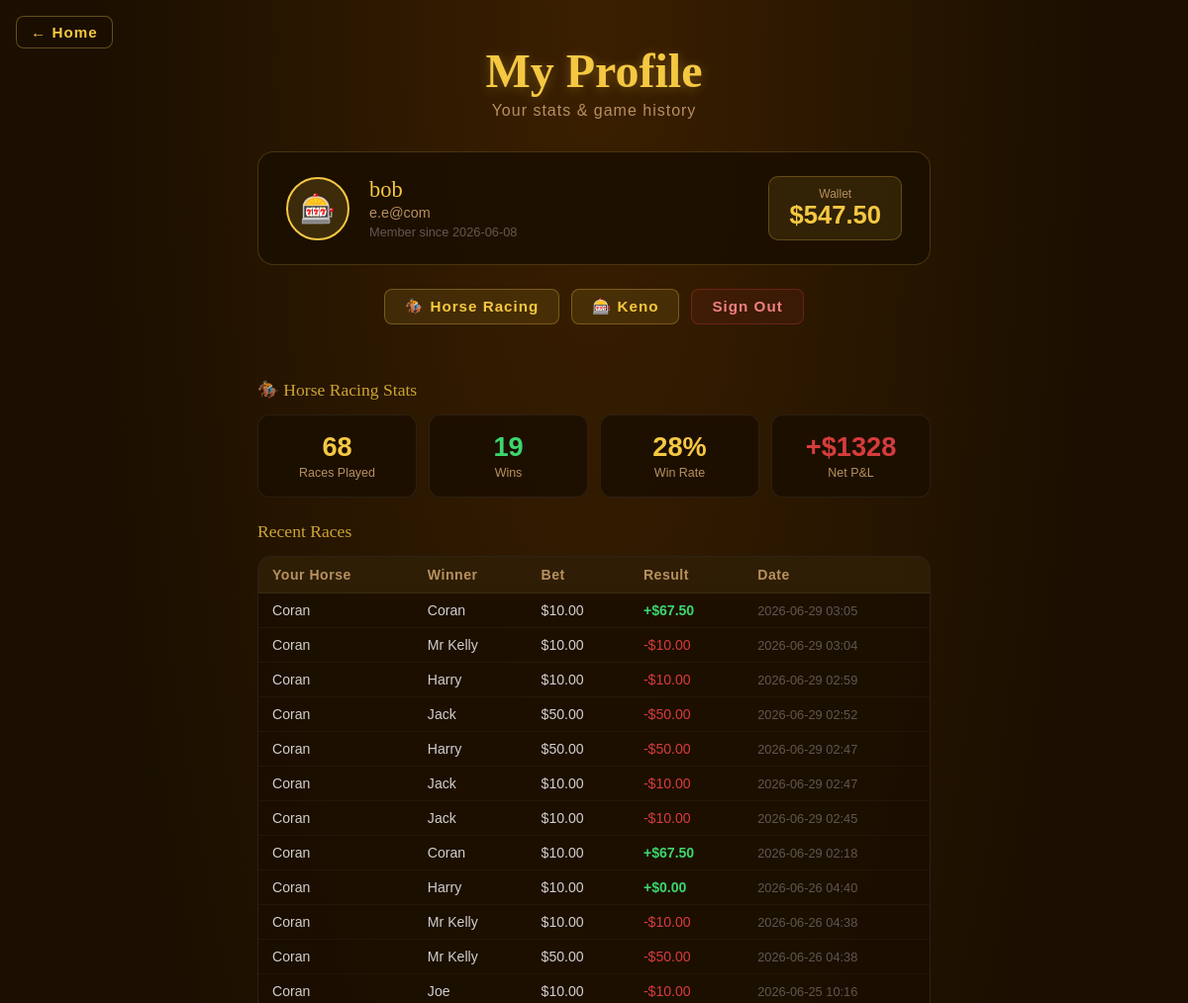
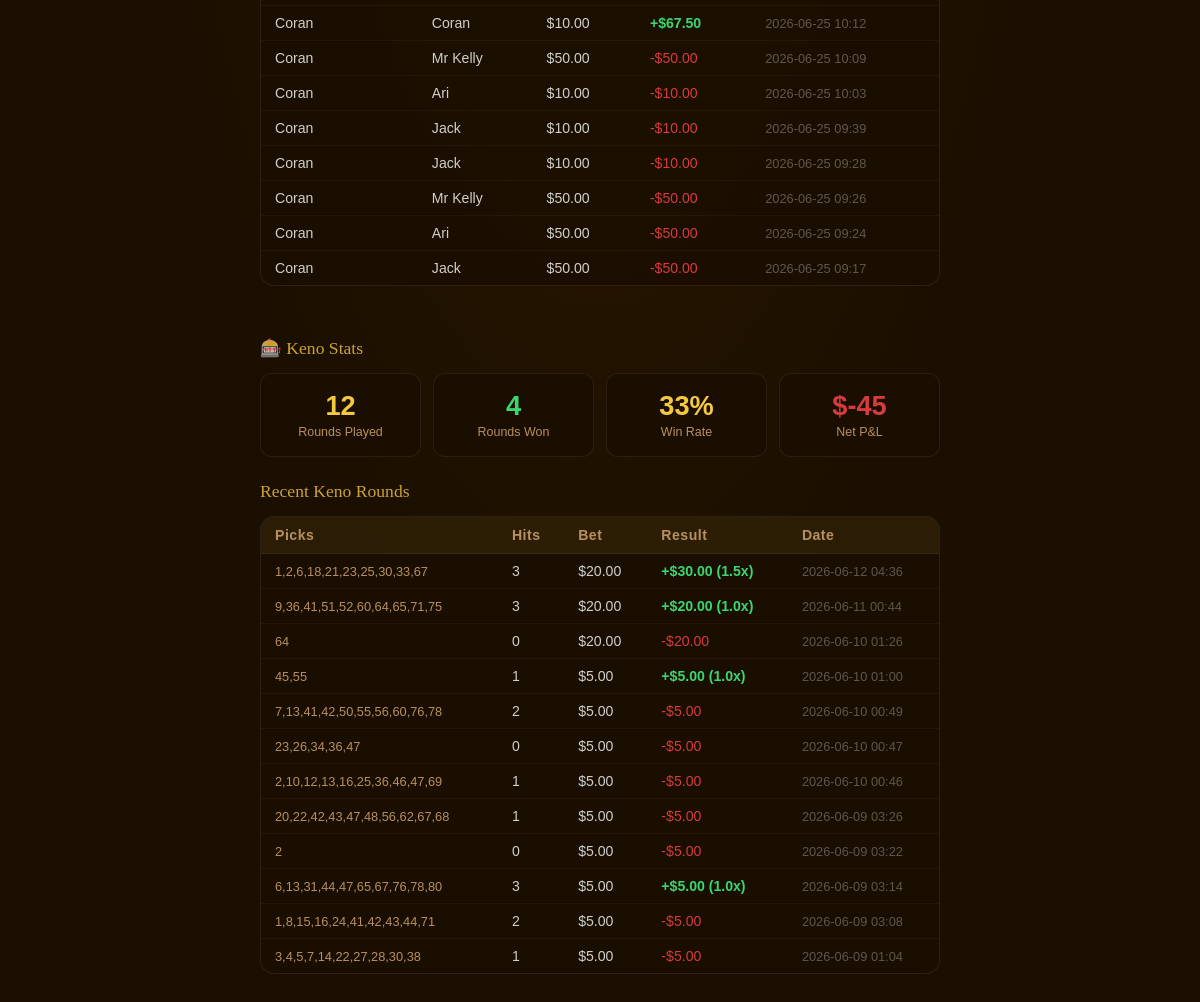
Screenshot of /profile (signed in) with the database file from the repository (2 pictures, top to bottom).
### tables this page shows
CREATE TABLE users (
            id            INTEGER PRIMARY KEY AUTOINCREMENT,
            username      TEXT    NOT NULL UNIQUE,
            email         TEXT    NOT NULL UNIQUE,
            password_hash TEXT    NOT NULL,
            wallet        REAL    NOT NULL DEFAULT 1000.0,
            total_wagered REAL    NOT NULL DEFAULT 0.0,
            total_won     REAL    NOT NULL DEFAULT 0.0,
            race_wins     INTEGER NOT NULL DEFAULT 0,
            race_plays    INTEGER NOT NULL DEFAULT 0,
            keno_wins     INTEGER NOT NULL DEFAULT 0,
            keno_plays    INTEGER NOT NULL DEFAULT 0,
            win_streak    INTEGER NOT NULL DEFAULT 0,
            best_streak   INTEGER NOT NULL DEFAULT 0,
            created_at    TEXT    NOT NULL
        );

CREATE TABLE race_history (
            id            INTEGER PRIMARY KEY AUTOINCREMENT,
            user_id       INTEGER NOT NULL REFERENCES users(id),
            horse_id      INTEGER NOT NULL,
            horse_name    TEXT    NOT NULL,
            bet           REAL    NOT NULL,
            won           INTEGER NOT NULL,
            payout        REAL    NOT NULL,
            winner_name   TEXT    NOT NULL,
            winner_place  INTEGER NOT NULL DEFAULT 1,
            mode          TEXT    NOT NULL DEFAULT 'classic',
            weather       TEXT,
            powers_used   TEXT,
            power_cost    REAL    NOT NULL DEFAULT 0,
            place_finished INTEGER NOT NULL DEFAULT 6,
            played_at     TEXT    NOT NULL
        );

CREATE TABLE keno_history (
            id         INTEGER PRIMARY KEY AUTOINCREMENT,
            user_id    INTEGER NOT NULL REFERENCES users(id),
            picks      TEXT    NOT NULL,
            bet        REAL    NOT NULL,
            hits       INTEGER NOT NULL,
            won        INTEGER NOT NULL,
            payout     REAL    NOT NULL,
            factor     REAL    NOT NULL,
            played_at  TEXT    NOT NULL
        );

### app.py (the view)
@app.route('/profile')
@login_required
def profile():
    user  = current_user()
    db    = get_db()
    races = db.execute(
        'SELECT * FROM race_history WHERE user_id=? ORDER BY played_at DESC LIMIT 20',
        (user['id'],)
    ).fetchall()
    kenos = db.execute(
        'SELECT * FROM keno_history WHERE user_id=? ORDER BY played_at DESC LIMIT 20',
        (user['id'],)
    ).fetchall()
    race_stats = db.execute(
        '''SELECT COUNT(*) as total, SUM(won) as wins,
                  SUM(bet) as wagered, SUM(payout) as returned
           FROM race_history WHERE user_id=?''',
        (user['id'],)
    ).fetchone()
    keno_stats = db.execute(
        '''SELECT COUNT(*) as total, SUM(won) as wins,
                  SUM(bet) as wagered, SUM(payout) as returned
           FROM keno_history WHERE user_id=?''',
        (user['id'],)
    ).fetchone()
    user_achievements = db.execute(
        'SELECT code, unlocked_at FROM achievements WHERE user_id=? ORDER BY unlocked_at DESC',
        (user['id'],)
    ).fetchall()
    enriched_achievements = [
        {**ACHIEVEMENT_DEFS.get(row['code'], {'name': row['code'], 'desc': '', 'xp': 0}),
         'code': row['code'], 'unlocked_at': row['unlocked_at']}
        for row in user_achievements
    ]
    today_challenges = db.execute(
        'SELECT key, progress, completed FROM daily_challenges WHERE user_id=? AND date=?',
        (user['id'], today_str())
    ).fetchall()
    return render_template(
        'Profile.html',
        user=user,
        races=races,
        kenos=kenos,
        race_stats=race_stats,
        keno_stats=keno_stats,
        achievements=enriched_achievements,
        daily_challenges=today_challenges,
        challenge_defs=DAILY_CHALLENGE_DEFS,
    )

### app.py (called while the page is built)
def get_db():
    if 'db' not in g:
        g.db = sqlite3.connect(DATABASE)
        g.db.row_factory = sqlite3.Row
    return g.db

def login_required(f):
    @wraps(f)
    def decorated(*args, **kwargs):
        if 'user_id' not in session:
            return redirect(url_for('login'))
        return f(*args, **kwargs)
    return decorated

def current_user():
    if 'user_id' not in session:
        return None
    return get_db().execute('SELECT * FROM users WHERE id=?', (session['user_id'],)).fetchone()

def today_str():
    return datetime.now(timezone.utc).strftime('%Y-%m-%d')

### Templates/Profile.html (shortened to what this page needs)
<!DOCTYPE html>
<html lang="en">
<head>
</head>
<body>
<a href="/" class="back-home">&#8592; Home</a>
<h1>My Profile</h1>
<p class="subtitle">Your stats &amp; game history</p>
<div class="account-card">
  <div class="avatar">🎰</div>
  <div class="account-info">
    <div class="name">{{ user['username'] }}</div>
    <div class="email">{{ user['email'] }}</div>
    <div class="since">Member since {{ user['created_at'][:10] }}</div>
  </div>
  <div class="wallet-big">
    <span class="wlabel">Wallet</span>
    ${{ "%.2f"|format(user['wallet']) }}
  </div>
</div>
<div class="nav-row">
  <a href="/race"   class="nav-btn">🏇 Horse Racing</a>
  <a href="/keno"   class="nav-btn">🎰 Keno</a>
  <a href="/logout" class="nav-btn logout">Sign Out</a>
</div>
<div class="section-title">🏇 Horse Racing Stats</div>
<div class="stats-grid">
  <div class="stat-card gold">
    <span class="sv">{{ race_stats['total'] or 0 }}</span>
    <span class="sl">Races Played</span>
  </div>
  <div class="stat-card green">
    <span class="sv">{{ race_stats['wins'] or 0 }}</span>
    <span class="sl">Wins</span>
  </div>
  <div class="stat-card gold">
    {% set win_rate = ((race_stats['wins'] or 0) / (race_stats['total'] or 1) * 100) %}
    <span class="sv">{{ "%.0f"|format(win_rate) }}%</span>
    <span class="sl">Win Rate</span>
  </div>
  <div class="stat-card red">
    {% set net = ((race_stats['returned'] or 0) - (race_stats['wagered'] or 0)) %}
    <span class="sv {% if net >= 0 %}green{% endif %}">
      {% if net >= 0 %}+{% endif %}${{ "%.0f"|format(net) }}
    </span>
    <span class="sl">Net P&amp;L</span>
  </div>
</div>
<div class="section-title" style="margin-top:20px;">Recent Races</div>
<div class="history-wrap">
  {% if races %}
  <table>
    <thead>
      <tr>
        <th>Your Horse</th>
        <th>Winner</th>
        <th>Bet</th>
        <th>Result</th>
        <th>Date</th>
      </tr>
    </thead>
    <tbody>
      {% for r in races %}
      <tr>
        <td>{{ r['horse_name'] }}</td>
        <td>{{ r['winner_name'] }}</td>
        <td>${{ "%.2f"|format(r['bet']) }}</td>
        <td>
          {% if r['won'] %}
            <span class="badge-win">+${{ "%.2f"|format(r['payout']) }}</span>
          {% else %}
            <span class="badge-lose">-${{ "%.2f"|format(r['bet']) }}</span>
          {% endif %}
        </td>
        <td style="color:rgba(255,255,255,0.3);font-size:0.8rem;">{{ r['played_at'][:16] }}</td>
      </tr>
      {% endfor %}
    </tbody>
  </table>
  {% else %}
  <div class="empty-state">No races yet — <a href="/race" style="color:var(--accent);">place your first bet!</a></div>
  {% endif %}
</div>
<div class="section-title">🎰 Keno Stats</div>
<div class="stats-grid">
  <div class="stat-card gold">
    <span class="sv">{{ keno_stats['total'] or 0 }}</span>
    <span class="sl">Rounds Played</span>
  </div>
  <div class="stat-card green">
    <span class="sv">{{ keno_stats['wins'] or 0 }}</span>
    <span class="sl">Rounds Won</span>
  </div>
  <div class="stat-card gold">
    {% set kwin_rate = ((keno_stats['wins'] or 0) / (keno_stats['total'] or 1) * 100) %}
    <span class="sv">{{ "%.0f"|format(kwin_rate) }}%</span>
    <span class="sl">Win Rate</span>
  </div>
  <div class="stat-card red">
    {% set knet = ((keno_stats['returned'] or 0) - (keno_stats['wagered'] or 0)) %}
    <span class="sv {% if knet >= 0 %}green{% endif %}">
      {% if knet >= 0 %}+{% endif %}${{ "%.0f"|format(knet) }}
    </span>
    <span class="sl">Net P&amp;L</span>
  </div>
</div>
<div class="section-title" style="margin-top:20px;">Recent Keno Rounds</div>
<div class="history-wrap">
  {% if kenos %}
  <table>
    <thead>
      <tr>
        <th>Picks</th>
        <th>Hits</th>
        <th>Bet</th>
        <th>Result</th>
        <th>Date</th>
      </tr>
    </thead>
    <tbody>
      {% for k in kenos %}
      <tr>
        <td style="color:var(--muted);font-size:0.8rem;">{{ k['picks'] }}</td>
        <td>{{ k['hits'] }}</td>
        <td>${{ "%.2f"|format(k['bet']) }}</td>
        <td>
          {% if k['won'] %}
            <span class="badge-win">+${{ "%.2f"|format(k['payout']) }} ({{ k['factor'] }}x)</span>
          {% else %}
            <span class="badge-lose">-${{ "%.2f"|format(k['bet']) }}</span>
          {% endif %}
        </td>
        <td style="color:rgba(255,255,255,0.3);font-size:0.8rem;">{{ k['played_at'][:16] }}</td>
      </tr>
      {% endfor %}
    </tbody>
  </table>
  {% else %}
  <div class="empty-state">No keno rounds yet — <a href="/keno" style="color:var(--accent);">try your luck!</a></div>
  {% endif %}
</div>
</body>
</html>

### Templates/Profile.html (style rules this page uses)
:root { --dark: #1a0f00; --accent: #f5c842; --green: #3cd66e; --red: #d63c3c; --white: #fff8ee; --muted: #b89060; --panel: rgba(26,15,0,0.85); }
* { box-sizing: border-box; margin: 0; padding: 0; }
body { font-family: 'Barlow Condensed', sans-serif; background: var(--dark); background-image: radial-gradient(ellipse at top, #3b1f00 0%, #1a0f00 60%); color: var(--white); min-height: 100vh; display: flex; flex-direction: column; align-items: center; padding: 24px 16px 60px; }
.back-home { position: fixed; top: 16px; left: 16px; background: rgba(26,15,0,0.88); border: 1px solid rgba(245,200,66,0.35); border-radius: 8px; padding: 7px 14px; color: var(--accent); font-family: 'Barlow Condensed', sans-serif; font-size: 0.95rem; font-weight: 700; text-decoration: none; letter-spacing: 1px; backdrop-filter: blur(6px); transition: background 0.15s; z-index: 50; }
h1 { font-family: 'Rye', serif; font-size: clamp(2rem, 6vw, 3rem); color: var(--accent); text-shadow: 0 2px 12px rgba(245,200,66,0.3); text-align: center; margin: 20px 0 4px; }
.subtitle { color: var(--muted); font-size: 1rem; letter-spacing: 1px; text-align: center; margin-bottom: 32px; }
.account-card { background: var(--panel); border: 1px solid rgba(245,200,66,0.2); border-radius: 16px; padding: 24px 28px; width: 100%; max-width: 680px; display: flex; align-items: center; gap: 20px; margin-bottom: 24px; flex-wrap: wrap; }
.avatar { width: 64px; height: 64px; border-radius: 50%; background: rgba(245,200,66,0.15); border: 2px solid var(--accent); display: flex; align-items: center; justify-content: center; font-size: 1.8rem; flex-shrink: 0; }
.account-info { flex: 1; }
.account-info .name { font-family: 'Rye', serif; font-size: 1.4rem; color: var(--accent); }
.account-info .email { color: var(--muted); font-size: 0.9rem; margin-top: 2px; }
.account-info .since { color: rgba(255,255,255,0.3); font-size: 0.8rem; margin-top: 4px; }
.wallet-big { font-size: 1.6rem; font-weight: 700; color: var(--accent); background: rgba(245,200,66,0.1); border: 1px solid rgba(245,200,66,0.25); border-radius: 10px; padding: 10px 20px; text-align: center; flex-shrink: 0; }
.wallet-big .wlabel { font-size: 0.75rem; color: var(--muted); display: block; font-weight: 400; }
.section-title { font-family: 'Rye', serif; color: var(--accent); font-size: 1.1rem; opacity: 0.8; margin-bottom: 14px; margin-top: 28px; width: 100%; max-width: 680px; }
.stats-grid { display: grid; grid-template-columns: repeat(auto-fit, minmax(140px, 1fr)); gap: 12px; width: 100%; max-width: 680px; margin-bottom: 4px; }
.stat-card { background: var(--panel); border: 1px solid rgba(255,255,255,0.07); border-radius: 12px; padding: 16px; text-align: center; }
.stat-card .sv { font-size: 1.7rem; font-weight: 700; display: block; }
.stat-card .sl { font-size: 0.78rem; color: var(--muted); margin-top: 2px; }
.stat-card.green .sv { color: var(--green); }
.stat-card.gold .sv { color: var(--accent); }
.stat-card.red .sv { color: var(--red); }
.history-wrap { width: 100%; max-width: 680px; background: var(--panel); border: 1px solid rgba(255,255,255,0.08); border-radius: 14px; overflow: hidden; margin-bottom: 24px; }
.history-wrap table { width: 100%; border-collapse: collapse; font-size: 0.88rem; }
.history-wrap th { background: rgba(245,200,66,0.08); color: var(--muted); font-weight: 700; padding: 10px 14px; text-align: left; letter-spacing: 0.5px; border-bottom: 1px solid rgba(255,255,255,0.06); }
.history-wrap td { padding: 9px 14px; border-bottom: 1px solid rgba(255,255,255,0.04); color: rgba(255,255,255,0.8); }
.history-wrap tr:last-child td { border-bottom: none; }
.badge-win { color: var(--green); font-weight: 700; }
.badge-lose { color: var(--red); }
.nav-row { display: flex; gap: 12px; margin-bottom: 28px; flex-wrap: wrap; justify-content: center; }
.nav-btn { background: rgba(245,200,66,0.1); border: 1px solid rgba(245,200,66,0.3); border-radius: 8px; padding: 8px 20px; color: var(--accent); text-decoration: none; font-family: 'Barlow Condensed', sans-serif; font-weight: 700; font-size: 0.95rem; letter-spacing: 1px; transition: background 0.15s; }
.nav-btn.logout { border-color: rgba(214,60,60,0.3); color: #f08080; background: rgba(214,60,60,0.08); }

### rows the page displays
users: username "bob", email "e.e@com", created_at "2026-06-08", wallet "547.50"
race_history: horse_name "Coran", winner_name "Coran", bet "10.00", payout "67.50", played_at "2026-06-29 03:05"
race_history: horse_name "Coran", winner_name "Mr Kelly", bet "10.00", played_at "2026-06-29 03:04"
race_history: horse_name "Coran", winner_name "Harry", bet "10.00", played_at "2026-06-29 02:59"
race_history: horse_name "Coran", winner_name "Jack", bet "50.00", played_at "2026-06-29 02:52"
race_history: horse_name "Coran", winner_name "Harry", bet "50.00", played_at "2026-06-29 02:47"
race_history: horse_name "Coran", winner_name "Jack", bet "10.00", played_at "2026-06-29 02:47"
race_history: horse_name "Coran", winner_name "Jack", bet "10.00", played_at "2026-06-29 02:45"
race_history: horse_name "Coran", winner_name "Coran", bet "10.00", payout "67.50", played_at "2026-06-29 02:18"
race_history: horse_name "Coran", winner_name "Harry", bet "10.00", payout "0.00", played_at "2026-06-26 04:40"
race_history: horse_name "Coran", winner_name "Mr Kelly", bet "10.00", played_at "2026-06-26 04:38"
race_history: horse_name "Coran", winner_name "Mr Kelly", bet "50.00", played_at "2026-06-26 04:38"
race_history: horse_name "Coran", winner_name "Joe", bet "10.00", played_at "2026-06-25 10:16"
race_history: horse_name "Coran", winner_name "Coran", bet "10.00", payout "67.50", played_at "2026-06-25 10:12"
race_history: horse_name "Coran", winner_name "Mr Kelly", bet "50.00", played_at "2026-06-25 10:09"
race_history: horse_name "Coran", winner_name "Ari", bet "10.00", played_at "2026-06-25 10:03"
race_history: horse_name "Coran", winner_name "Jack", bet "10.00", played_at "2026-06-25 09:39"
race_history: horse_name "Coran", winner_name "Jack", bet "10.00", played_at "2026-06-25 09:28"
race_history: horse_name "Coran", winner_name "Mr Kelly", bet "50.00", played_at "2026-06-25 09:26"
race_history: horse_name "Coran", winner_name "Ari", bet "50.00", played_at "2026-06-25 09:24"
race_history: horse_name "Coran", winner_name "Jack", bet "50.00", played_at "2026-06-25 09:17"
keno_history: picks "1,2,6,18,21,23,25,30,33,67", hits "3", bet "20.00", payout "30.00", factor "1.5", played_at "2026-06-12 04:36"
keno_history: picks "9,36,41,51,52,60,64,65,71,75", hits "3", bet "20.00", payout "20.00", factor "1.0", played_at "2026-06-11 00:44"
keno_history: picks "64", hits "0", bet "20.00", played_at "2026-06-10 01:26"
keno_history: picks "45,55", hits "1", bet "5.00", payout "5.00", factor "1.0", played_at "2026-06-10 01:00"
keno_history: picks "7,13,41,42,50,55,56,60,76,78", hits "2", bet "5.00", played_at "2026-06-10 00:49"
keno_history: picks "23,26,34,36,47", hits "0", bet "5.00", played_at "2026-06-10 00:47"
keno_history: picks "2,10,12,13,16,25,36,46,47,69", hits "1", bet "5.00", played_at "2026-06-10 00:46"
keno_history: picks "20,22,42,43,47,48,56,62,67,68", hits "1", bet "5.00", played_at "2026-06-09 03:26"
keno_history: picks "2", hits "0", bet "5.00", played_at "2026-06-09 03:22"
keno_history: picks "6,13,31,44,47,65,67,76,78,80", hits "3", bet "5.00", payout "5.00", factor "1.0", played_at "2026-06-09 03:14"
keno_history: picks "1,8,15,16,24,41,42,43,44,71", hits "2", bet "5.00", played_at "2026-06-09 03:08"
keno_history: picks "3,4,5,7,14,22,27,28,30,38", hits "1", bet "5.00", played_at "2026-06-09 01:04"

### other values shown
{{ race_stats['total'] or 0 }} "68"
{{ race_stats['wins'] or 0 }} "19"
{{ "%.0f"|format(win_rate) }} "28"
{{ "%.0f"|format(net) }} "1328"
{{ keno_stats['total'] or 0 }} "12"
{{ keno_stats['wins'] or 0 }} "4"
{{ "%.0f"|format(kwin_rate) }} "33"
{{ "%.0f"|format(knet) }} "-45"
